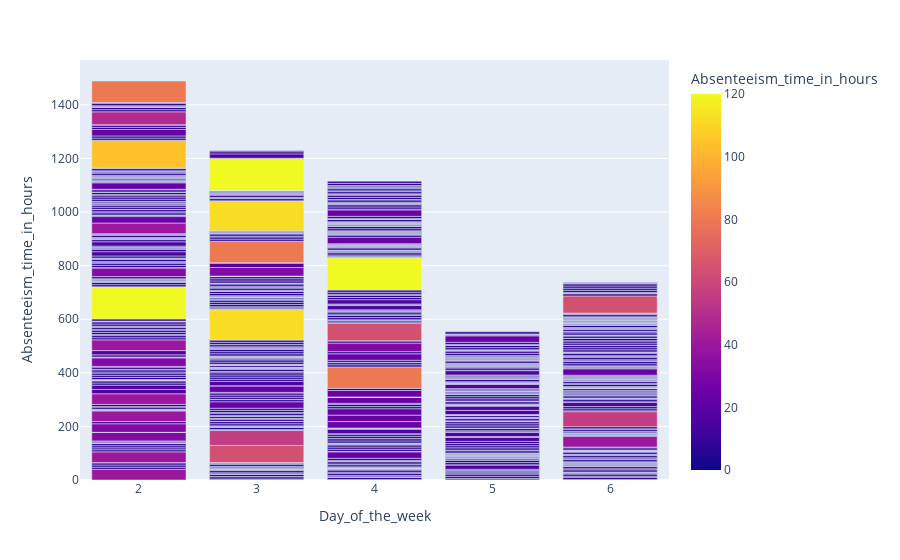

Here is the notebook cell this chart was saved with:
### Code cell
px.bar(df,df.Day_of_the_week,df.Absenteeism_time_in_hours,color=df.Absenteeism_time_in_hours)

### Figure 1 — Plotly figure (JSON) as saved in the notebook; plotly's stock layout.template omitted (floating-point values rounded to 4 significant figures; data arrays with more than 128 entries replaced by an {"elided": "..."} marker saying what was removed)
{"data": [{"alignmentgroup": "True", "hovertemplate": "Day_of_the_week=%{x}<br>Absenteeism_time_in_hours=%{marker.color}<extra></extra>", "legendgroup": "", "marker": {"color": {"elided": "737 int values"}, "coloraxis": "coloraxis"}, "name": "", "offsetgroup": "", "orientation": "v", "showlegend": false, "textposition": "auto", "type": "bar", "x": {"elided": "737 int values"}, "xaxis": "x", "y": {"elided": "737 int values"}, "yaxis": "y"}], "layout": {"barmode": "relative", "coloraxis": {"colorbar": {"title": {"text": "Absenteeism_time_in_hours"}}, "colorscale": [[0, "#0d0887"], [0.1111, "#46039f"], [0.2222, "#7201a8"], [0.3333, "#9c179e"], [0.4444, "#bd3786"], [0.5556, "#d8576b"], [0.6667, "#ed7953"], [0.7778, "#fb9f3a"], [0.8889, "#fdca26"], [1, "#f0f921"]]}, "legend": {"tracegroupgap": 0}, "margin": {"t": 60}, "xaxis": {"anchor": "y", "domain": [0, 1], "title": {"text": "Day_of_the_week"}}, "yaxis": {"anchor": "x", "domain": [0, 1], "title": {"text": "Absenteeism_time_in_hours"}}}}
